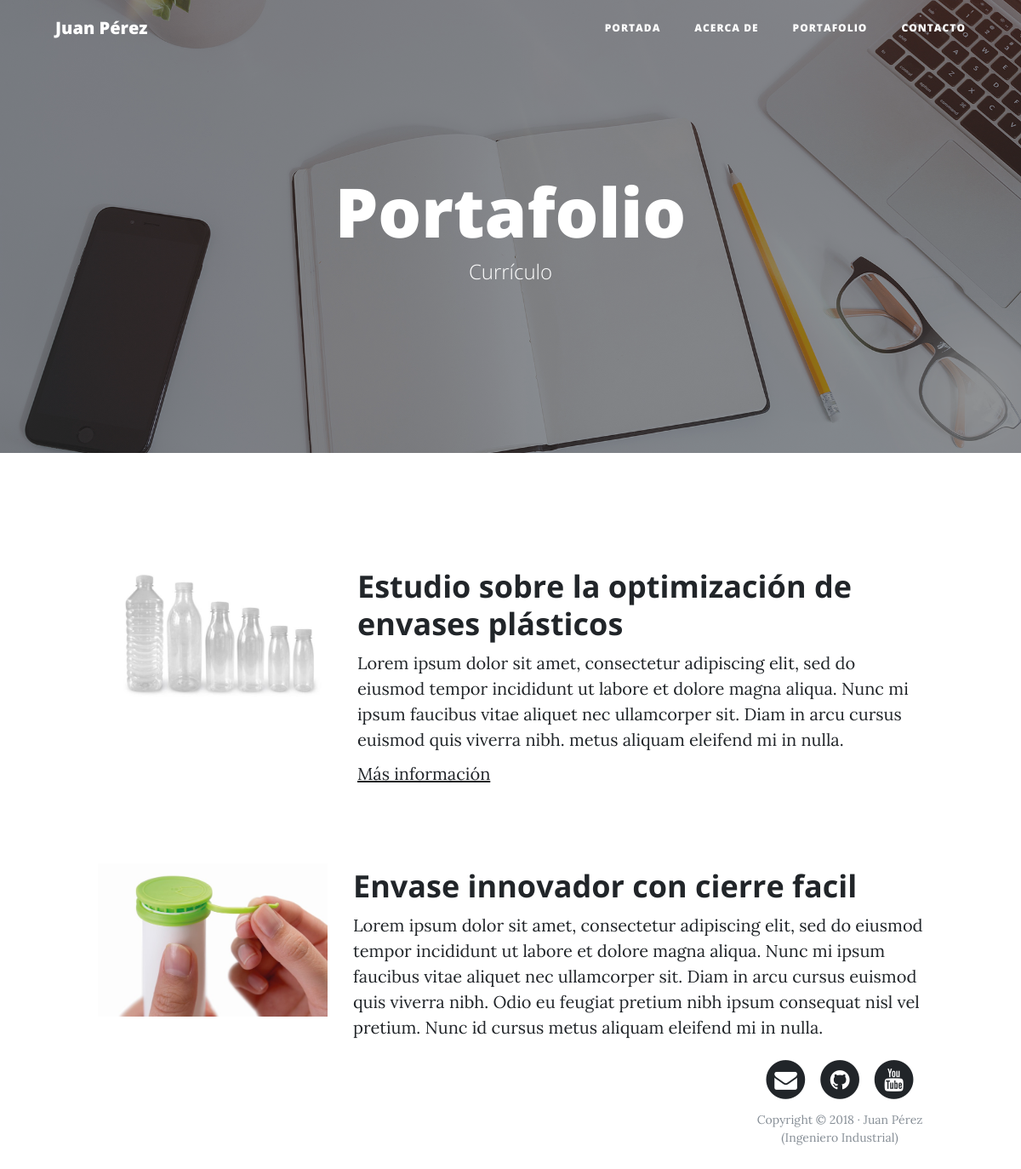
The page /portafolio/ on the database its author committed.
### porfolio/models.py (models this page shows, shortened)
class Project(models.Model):
    title = models.CharField(max_length=200, verbose_name="Titulo")
    description = models.TextField(verbose_name="Descripción")
    image = models.ImageField(verbose_name="Imagen",upload_to='projects')
    link=models.URLField(verbose_name="Dirección de Web" ,null=True,blank=True)
    created = models.DateTimeField(auto_now_add=True,verbose_name="Fecha de creación")
    updated = models.DateTimeField(auto_now=True,verbose_name="Fecha de edición")
    class Meta:
        verbose_name='proyecto'
        verbose_name_plural='proyectos'
        ordering=["-created"]

### porfolio/views.py (the view)
# urls.py: path("portafolio/", porfolio_views.portafolio, name="portafolio"),
def portafolio(request):
    projects = Project.objects.all()
    return render(request, "porfolio/portafolio.html", {"projects": projects})

### porfolio/templates/porfolio/portafolio.html (shortened to what this page needs)
{% extends 'core/base.html' %}
{% block background %}{% load static %}{% static 'core/img/portfolio-bg.jpg' %}{% endblock %}
{% block headers %}
 <h1>Portafolio</h1>
	<span class="subheading">Currículo</span>
{% endblock %}
{% block content %}
{% for  project in projects %}
<div class="row project">
	      <div class="row project">
	      	<div class="col-lg-3 col-md-4 offset-lg-1">
			      <img class="img-fluid" src="{{project.image.url}}" alt="">
	      	</div>
	        <div class="col-lg-7 col-md-8">
	      		<h2 class="section-heading title">{{project.title}}</h2>
	          <p>{{project.description}}</p>
											{% if project.link %}
	          	<p><a href="{{project.link}}">Más información</a></p>
											{% endif %}
	      	</div>
	      </div>
{% endfor %}
{% endblock %}

### core/templates/core/base.html (shortened to what this page needs)
<!DOCTYPE html>
<html lang="es">
  <head>
    {% load static %}
    <link href="{% static 'core/vendor/bootstrap/css/bootstrap.min.css' %}" rel="stylesheet">
    <link href="{% static 'core/vendor/font-awesome/css/font-awesome.min.css' %}" rel="stylesheet" type="text/css">
    <link href="{% static 'core/css/clean-blog.min.css' %}" rel="stylesheet">
  </head>
  <body>
    <nav class="navbar navbar-expand-lg navbar-light fixed-top" id="mainNav">
      <div class="container">
        <a class="navbar-brand" href="{% url 'home' %}">Juan Pérez</a>
        <div class="collapse navbar-collapse" id="navbarResponsive">
          <ul class="navbar-nav ml-auto">
            <li class="nav-item">
              <a class="nav-link" href="{% url 'home' %}">Portada</a>
            </li>
            <li class="nav-item">
              <a class="nav-link" href="{% url 'about-me' %}">Acerca de</a>
            </li>
            <li class="nav-item">
              <a class="nav-link" href="{% url 'portafolio' %}">Portafolio</a>
            </li>
            <li class="nav-item">
              <a class="nav-link" href="{% url 'contacto' %}">Contacto</a>
            </li>
          </ul>
        </div>
      </div>
    </nav>
    <header class="masthead" style="background-image: url('{% block background %}{% endblock %}')">
      <div class="overlay"></div>
      <div class="container">
        <div class="row">
          <div class="col-lg-8 col-md-10 mx-auto">
            <div class="site-heading">
              {% block headers %}{% endblock %}
            </div>
          </div>
        </div>
      </div>
    </header>
    <div class="container">
        {% block content %}
        {% endblock %}
    </div>
    <footer>
      <div class="container">
        <div class="row">
          <div class="col-lg-8 col-md-10 mx-auto">
            <ul class="list-inline text-center">
              <li class="list-inline-item">
                <a href="#">
                  <span class="fa-stack fa-lg">
                    <i class="fa fa-circle fa-stack-2x"></i>
                    <i class="fa fa-envelope fa-stack-1x fa-inverse"></i>
                  </span>
                </a>
              </li>
              <li class="list-inline-item">
                <a href="#">
                  <span class="fa-stack fa-lg">
                    <i class="fa fa-circle fa-stack-2x"></i>
                    <i class="fa fa-github fa-stack-1x fa-inverse"></i>
                  </span>
                </a>
              </li>
              <li class="list-inline-item">
                <a href="#">
                  <span class="fa-stack fa-lg">
                    <i class="fa fa-circle fa-stack-2x"></i>
                    <i class="fa fa-youtube fa-stack-1x fa-inverse"></i>
                  </span>
                </a>
              </li>
            </ul>
            <p class="copyright text-muted">Copyright &copy; 2018 · Juan Pérez (Ingeniero Industrial) </p>
          </div>
        </div>
      </div>
    </footer>
  </body>
</html>

### rows shown on the page
Project: image (picture), title "Estudio sobre la optimización de envases plásticos", description "Lorem ipsum dolor sit amet, consectetur adipiscing elit, sed do eiusmod tempor incididunt ut labore et dolore magna aliqua. Nunc mi ipsum faucibus vitae aliquet nec ullamcorper sit. Diam in arcu cursus euismod quis viverra nibh. metus aliquam eleifend mi in nulla."
Project: image (picture), title "Envase innovador con cierre facil", description "Lorem ipsum dolor sit amet, consectetur adipiscing elit, sed do eiusmod tempor incididunt ut labore et dolore magna aliqua. Nunc mi ipsum faucibus vitae aliquet nec ullamcorper sit. Diam in arcu cursus euismod quis viverra nibh. Odio eu feugiat pretium nibh ipsum consequat nisl vel pretium. Nunc id cursus metus aliquam eleifend mi in nulla."
